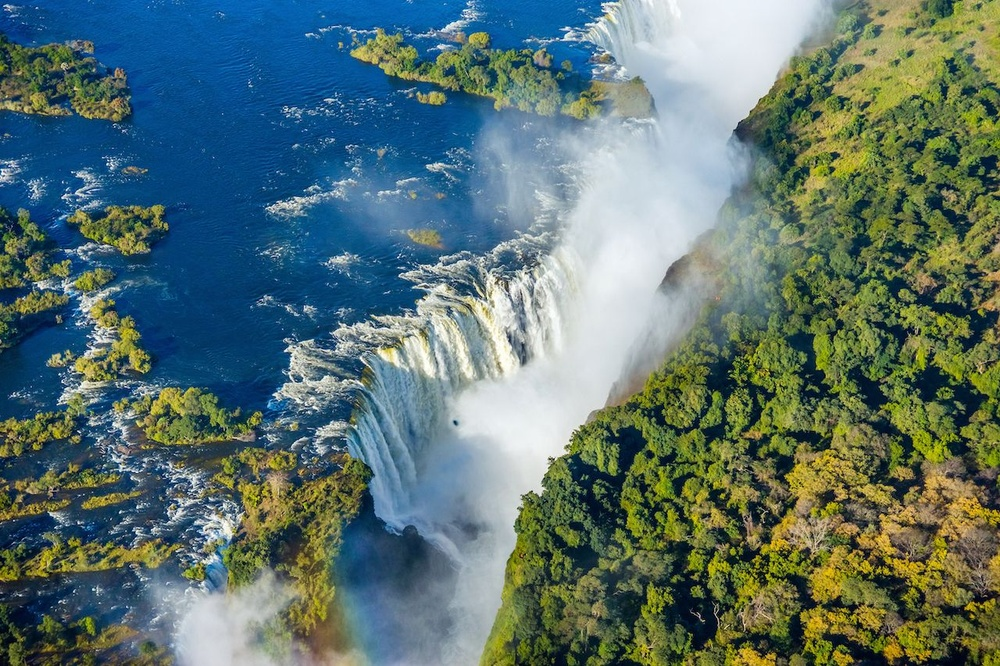
#> input picture test.jpg, 1000 x 666 px, shrunk from 1280 x 853 before the run
$ python benchmark.py
#> lines starting #> are read from the running program, lines starting #| are printed output that depends on the picture
### main.py
import argparse
from PIL import Image
from collections import defaultdict

import group, sort

SORT_FUNCS = {
    'RED': lambda x: x[0],
    'GREEN': lambda x: x[1],
    'BLUE': lambda x: x[2],
    'INTENSITY': lambda x: sum(x)
}

INTERVAL_FUNCS = {
    'BANDS': group.compare_bands,
    'INTENSITY': group.compare_intensity
}

def create_columns(img):
    columns = []
    for x in range(img.width):
        column = []
        for y in range(img.height):
            pixel = img.getpixel((x,y)) # get each pixel COLUMN wise (?)
            column.append(pixel)
        columns.append(column)
    return columns


# [32 lines that do not run on import are left out]


### group.py

from collections import defaultdict

# Terminology
# group: subset of pixels for a column
#           ex: d[0] for d = {0: [p1, p2, p3], 1: [p5, p6, p7]}
#               [p1, p2, p3] <--- group
# grouped_column / bucket: a column of an image that has been grouped_by some metric
#           ex: d for d = {0: [p1, p2, p3], 1: [p5, p6, p7]}
#

THRESHOLD = 75

'''
compare_bands takes two pixels, and compares them bassed strictly on a difference in color bands (RGB)
:param p1: first pixel
:param p2: second pixel
'''
def compare_bands(p1, p2, threshold=THRESHOLD):
    r1, g1, b1 = p1
    r2, g2, b2 = p2
    if abs(r1 -  r2) > threshold: # check for a ~10% dif in pixel bands
        return 1
    if abs(g1 - g2) > threshold:
        return 1
    if abs(b1 - b2) > threshold:
        return 1
    return 0

# [4 lines left out: function compare_intensity, not called in this run]

'''
group_column takes a column and a function and returns the groups of pixels specifyed by the function
:param column: a list of pixels
:param fn: a function that takes two pixels, and returns 1 if they differ, 0 if they are 'similar'
:return: a dictionary of {group: [pixels]}
'''
def group_column(column, fn, threshold=THRESHOLD):
    buckets = defaultdict(list)
    group = 0
    for pixel in column:
        # if there is a previous pixel in the group, and they differ
        if buckets[group] and fn(pixel, buckets[group][-1], threshold):
            group = group + 1 # create a new group
        buckets[group].append(pixel)
    return buckets

'''
group_columns takes a list of columns and a function and returns the groups of pixels specifyed by the function
:param column: a list of a list of pixels
:param fn: a function that takes two pixels, and returns 1 if they differ, 0 if they are 'similar'
:return: a list of a dictionary of [{group: [pixels]}]
'''
def group_columns(columns, fn, threshold=THRESHOLD):
    grouped_cols = []
    for column in columns:
        grouped_cols.append(group_column(column, fn, threshold))

    return grouped_cols

### sort.py
# Sorting Constants
SORT_RED = lambda x: x[0]
SORT_GREEN = lambda x: x[1]
SORT_BLUE = lambda x: x[2]
SORT_INTENSITY = lambda x: x[0] + x[1] + x[2]

def sort_groupings(groupings, fn):
    return {k: sorted(v, key=fn) for k, v in groupings.items()}


'''
flatten takes in a {group: [...pixels]} object, and flattens it into an array
:param group_dict: dictionary holding group # and list of pixels
:return: a list of pixels
'''
def flatten(group_dict):
    return [
        item
        for sublist in group_dict.values() # get the grouped list
        for item in sublist # iterate through to flatten
    ]

### benchmark.py
import time
from PIL import Image
import group, sort, main

img = Image.open("test.jpg")
#> img is the input picture: PIL image 1000x666 RGB; mean R, G, B 91.6, 115.2, 111

t1 = time.time()
columns = main.create_columns(img)
#> after the loop in create_columns, `for x in range(img.width):`: columns = 1000 items
#> columns = 1000 items
t2 = time.time()

print ("Creating Columns: %05.3f" % (t2-t1))


t1 = time.time()
col_groupings = group.group_columns(columns, group.compare_bands)
#> the loop in group_columns, `for column in columns:` made 1000 passes
t2 = time.time()

print ("Grouping Columns: %05.3f" % (t2-t1))


t1 = time.time()
sorted_col_groupings = []
for groupings in col_groupings:
    sorted_col_groupings.append(sort.sort_groupings(groupings, sort.SORT_INTENSITY))
t2 = time.time()

print ("Sort Grouped Columns: %05.3f" % (t2-t1))

t1 = time.time()
sorted_cols = [sort.flatten(groupings) for groupings in sorted_col_groupings]
t2 = time.time()

print ("Flatten Groups: %05.3f" % (t2-t1))

t1 = time.time()
for x in range(img.width):
    for y in range(img.height):
        sort_pixel = sorted_cols[x][y]
        img.putpixel((x,y), sort_pixel)
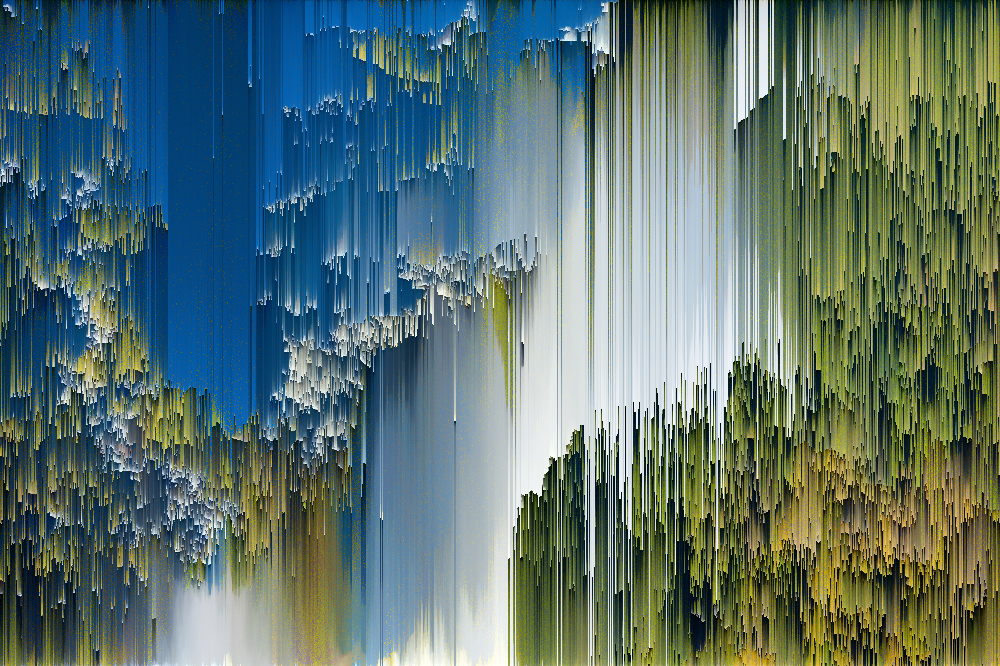
#> img: PIL image 1000x666 RGB; mean R, G, B 91.6, 115.2, 111
t2 = time.time()


print ("Recreating Picture: %05.3f" % (t2-t1))
